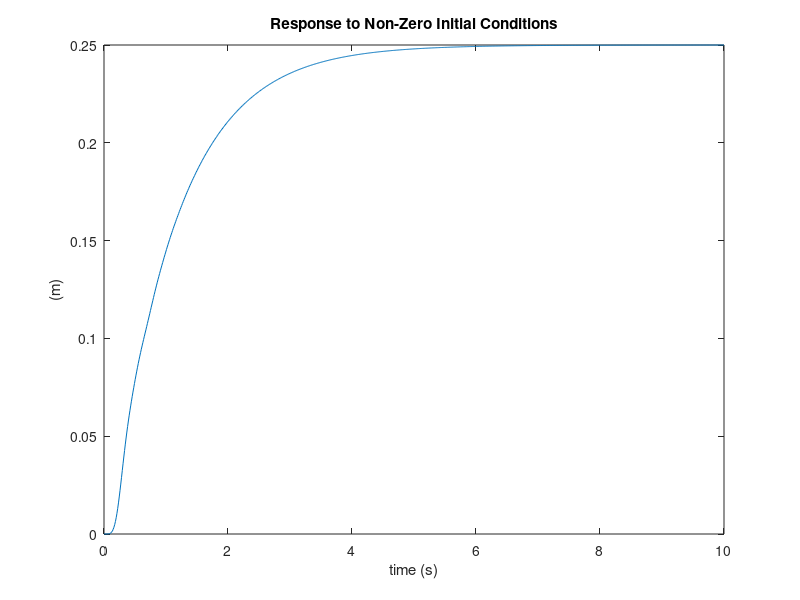
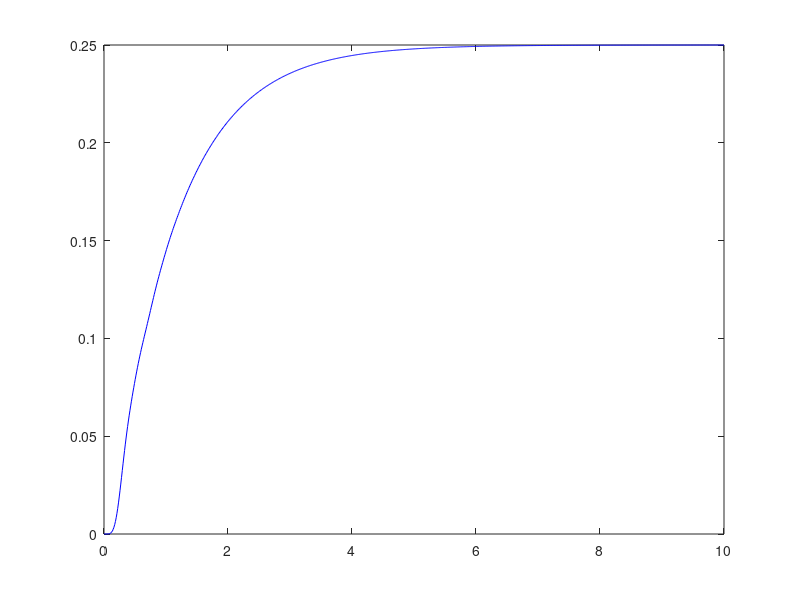

Source code (MATLAB) for these figures, in order: (Note: this script raises an error after producing the figures.)
% By Zach Preston 2020
% -> far out you menace, why'd you start on this last year? - Sam

clear;
clc;


%% Defining constants

% Cart masses (kg)
m1 = 1.608;

m_unloaded = 0.75;
m_loaded = 1.25;

m2 = m_unloaded;
m3 = m_unloaded;

% Spring constants (N/m)

ka = 175;
kb = 400;
kc = 800;

k12 = ka;
k23 = ka;

% Damping (Ns/m)
c1 = 0;
c2 = 3.68;
c3 = 3.68;

% Motor input
alpha = 12.45;
km = 0.00176;
kg = 3.71;
R = 1.4;
r = 0.0184;

step_size = 0.250; % can be 250mm or 500mm

%% Statespace Setup
% Matrix EOM

% Statespace
A = [
    zeros(3), eye(3);
    -k12/m1, k12/m1, 0, (-c1 - (km^2*kg^2)/(R*r^2))/m1, 0, 0;
    k12/m2, (-k12-k23)/m2, k23/m2, 0, -c2/m2, 0;
    0, k23/m3, -k23/m3, 0, 0, -c3/m3;
];

B1 = [0; 0; 0; (alpha*km*kg)/(m1*R*r); 0; 0];

C = [0 0 1 0 0 0]; % only have visibility of cart3 displ

%% LQR System Setup
Q = 100*eye(6); % Q Penalises poor peformance
%Q(1,1) = 1 % high vals penalises displ error of cart 1
%Q(2,2) = 1 % penalises displ error of cart 2
%Q(3,3) = 1 % penalises displ error of cart 3
%Q(4,4) = 1 % penalises rate of disp error of cart 1
%Q(5,5) = 1 % penalises rate of disp error of cart 2
%Q(6,6) = 1 % penalises rate of disp error of cart 3

R = 1; % R penalises controller effort
K = lqr(A, B1, Q, R); % determine controller gains

A_CL = (A - B1*K); % closed loop system

N = -(C * (A-B1*K)^-1 * B1)^-1; % reference tracking
B_hat = B1*N*step_size; % input matrix adjusted for step size with reference tracking

sys = ss(A_CL, B_hat, C, 0);


%% System simulation using step
[v3, t, x] = step(sys, 10); % q_d is the derivative of q

%% System simulation setup using Lsim
%t = 0:0.01:50;
%ref_input = ones(1, numel(t));
%x0 = zeros(6,1); %0.1.*ones(6,1); 
%[y,t,x] = lsim(sys, ref_input, t, x0);


%% Calculating performance metrics
steady_state_error = abs(step_size - v3(end)) / step_size;
rise_time = -1;
settling_time = -1;
V = zeros(length(t), 1); % preallocate
for ii = 1:length(t)
    V(ii) = -K*x(ii, :)' + N*step_size;
end

for ii = 1:length(v3)
    if rise_time == -1 && v3(ii) >= step_size * 0.9
        rise_time = t(ii);
    end
    if settling_time == -1 && max(abs(v3(end) - v3(ii:end))) / abs(v3(end)) < 0.05
        settling_time = t(ii);
    end
end

%% Plot responses and performance
figure(1)
plot(t, v3)
title('Response to Non-Zero Initial Conditions')
xlabel('time (s)')
ylabel('(m)')

figure(2)
plot(t, v3, "b")
hold on
xline(rise_time, "b--")
xline(settling_time, "b:")
yyaxis right
plot(t, V, "r")
yline(10, "r--")
legend(["y\_x", strcat("rise\_time: ", string(rise_time)), strcat("settling\_time: ", string(settling_time)), "Voltage"])
hold off

%% Print controller parameters
damp(sys)














